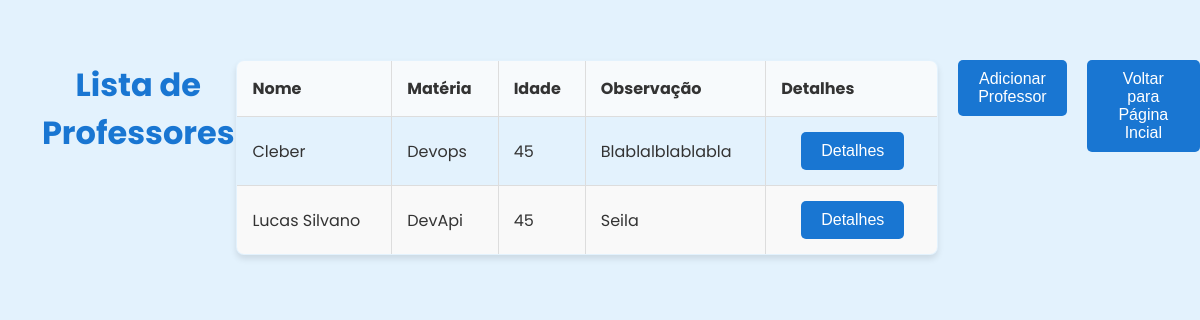
Page /professores on the earlier database version.
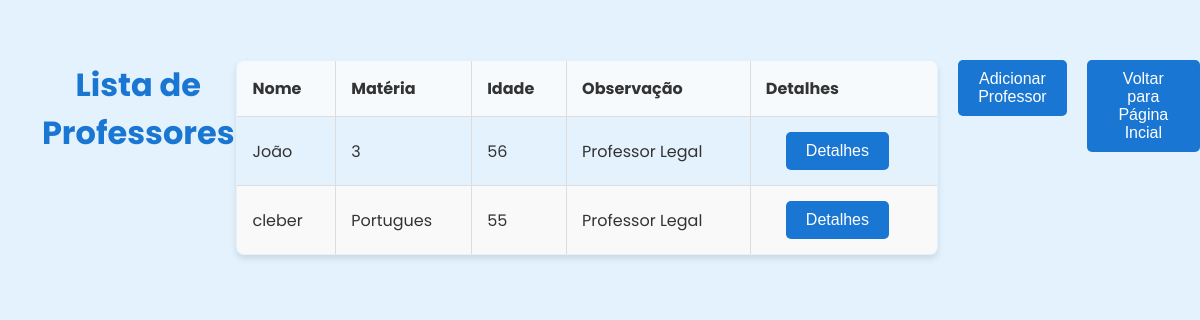
Same page on the later database version.
### model/model_profs.py (models this page shows, shortened)
class Professor(db.Model):
    __tablename__ = 'professores'
    id = db.Column(db.Integer, primary_key=True)
    nome = db.Column(db.String(80))
    idade = db.Column(db.Integer)
    materia = db.Column(db.String(30))
    observacao = db.Column(db.String(30))
    def to_dict(self):
        return {
            "id": self.id,
            "nome": self.nome,
            "materia": self.materia,
            "idade": self.idade,
            "observacao": self.observacao,
        }

### routes/profs_routes.py (the view)
@professores_blueprint.route('/professores', methods=['GET'])
def get_professores():
    profs = lista_profs()
    return render_template("profs.html", profs=profs)

### model/model_profs.py (called while the page is built)
def lista_profs():
    professores = Professor.query.all()
    return [professor.to_dict() for professor in professores]

### templates/profs.html (shortened to what this page needs)
<!DOCTYPE html>
<html lang="pt-BR">
<head>
</head>
<body>
    <div class="container">
        <h1>Lista de Professores</h1>
        <table>
            <thead>
                <tr>
                    <th>Nome</th>
                    <th>Matéria</th>
                    <th>Idade</th>
                    <th>Observação</th>
                    <th>Detalhes</th>
                </tr>
            </thead>
            <tbody>
                {% for prof in profs %}
                <tr>
                    <td>{{ prof.nome }}</td>
                    <td>{{ prof.materia }}</td>
                    <td>{{ prof.idade }}</td>
                    <td>{{ prof.observacao }}</td>
                    <td>
                        <a href="{{ url_for('professores.get_professorPorId', id_prof=prof.id) }}">
                            <button>Detalhes</button>
                        </a>
                    </td>
                </tr>
                {% endfor %}
            </tbody>
        </table>
        <div>
            <a href="{{ url_for('professores.adicionar_prof_page',) }}">
                <button>Adicionar Professor</button>
            </a>
            <a href="{{ url_for('/.pagina_inicial',) }}">
                <button>Voltar para Página Incial</button>
            </a>
        </div>
    </div>
</body>
</html>

### templates/profs.html (style rules this page uses)
body { background-color: #e3f2fd; font-family: 'Poppins', sans-serif; color: #333; margin: 0; padding: 20px; }
h1 { color: #1976d2; text-align: center; }
.container { width: 100%; max-width: 1200px; margin: 0 auto; padding: 20px; }
table { width: 100%; border-collapse: collapse; margin-top: 20px; box-shadow: 0 4px 6px rgba(0, 0, 0, 0.1); border-radius: 8px; overflow: hidden; }
table, th, td { border: 1px solid #ddd; }
th, td { padding: 15px; text-align: left; }
th { background-color: #f7fafc; color: #333; }
tbody tr:nth-child(even) { background-color: #f9f9f9; }
div { margin-top: 20px; display: flex; justify-content: center; }
button { margin-left: 20px; padding: 10px 20px; background-color: #1976d2; color: white; border: none; cursor: pointer; font-size: 16px; border-radius: 5px; transition: background-color 0.3s ease, transform 0.2s; }

Differences in the rows shown:
removed Professor: nome "Cleber", materia "Devops", idade "45", observacao "Blablalblablabla"
removed Professor: nome "Lucas Silvano", materia "DevApi", idade "45", observacao "Seila"
added Professor: nome "João", materia "3", idade "56", observacao "Professor Legal"
added Professor: nome "cleber", materia "Portugues", idade "55", observacao "Professor Legal"
